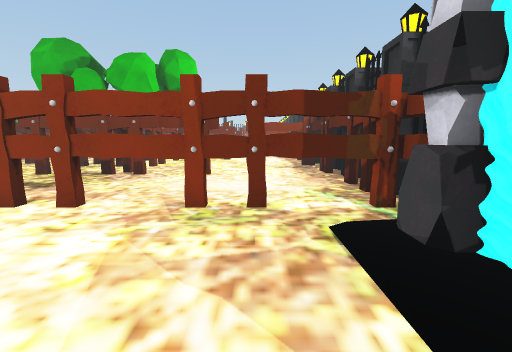
view 1 (above)

24 first-person views from a walk through a 3-D level made in the Unity game engine. The camera is 1.4 m above the floor, tilts 8° down and sees 90° across. The floor is counted in squares, 1 m on a side. Each view is taken from the middle of a square. On the plan, view 1 faces up. The plan holds only what a view shows up to about 13 squares ahead; the rest is blank. The place goes on beyond the plan. The player character is not drawn. Some surface patterns are stand-ins.

view 2
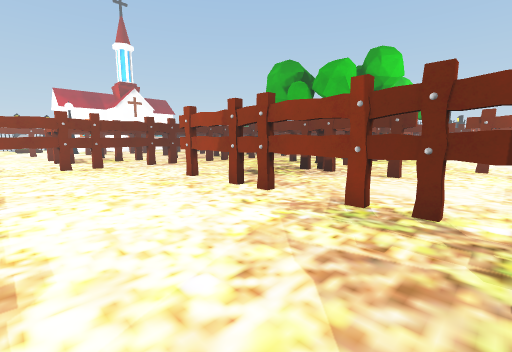

view 3
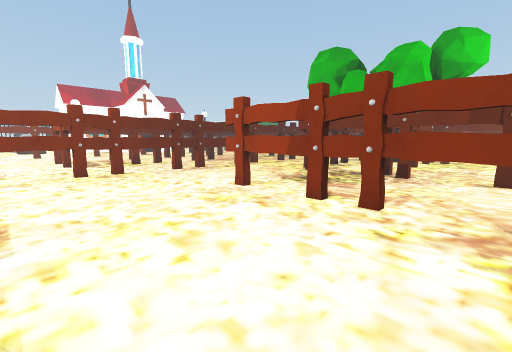

view 4
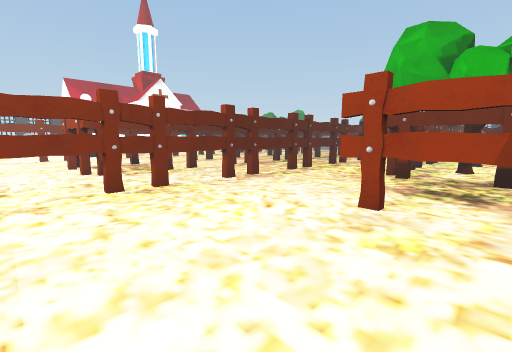

view 5
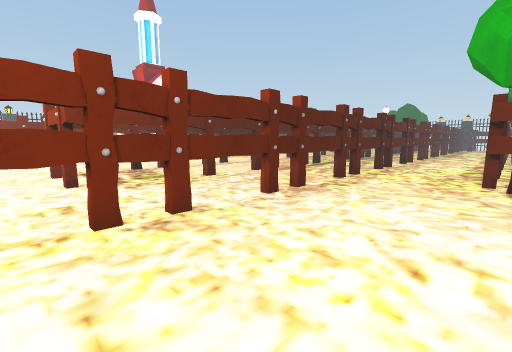

view 6
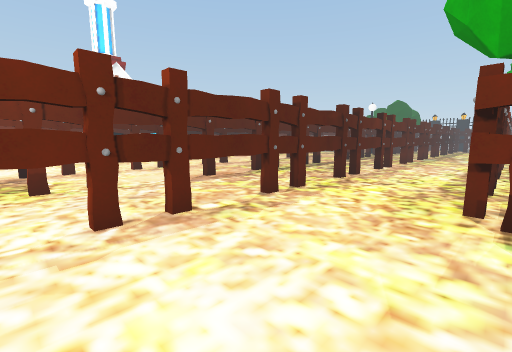

view 7
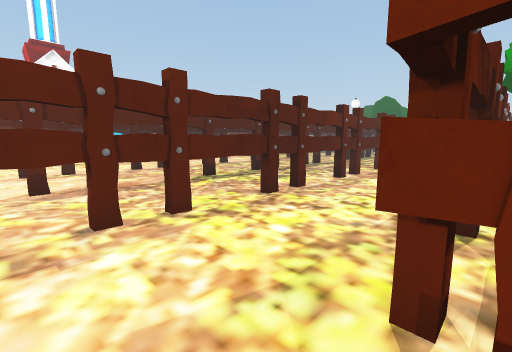

view 8
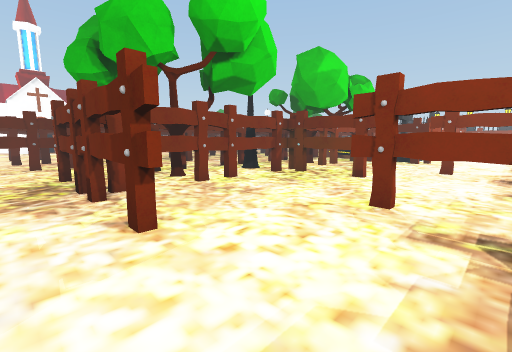

view 9
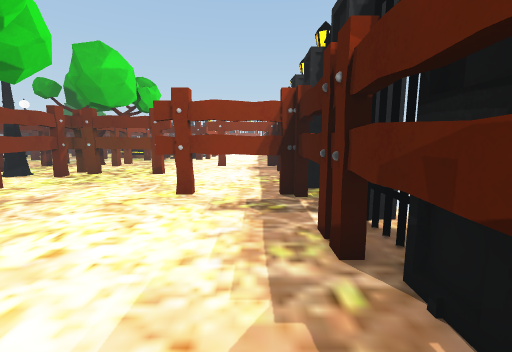

view 10
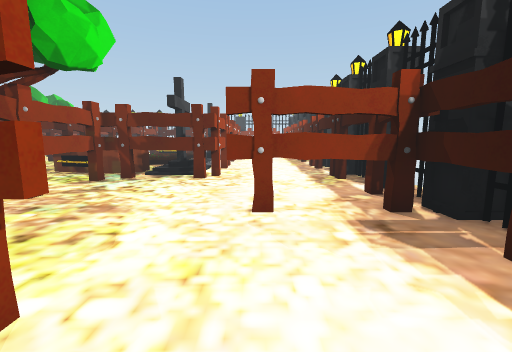

view 11
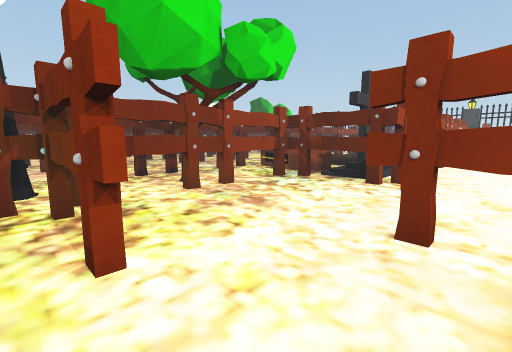

view 12
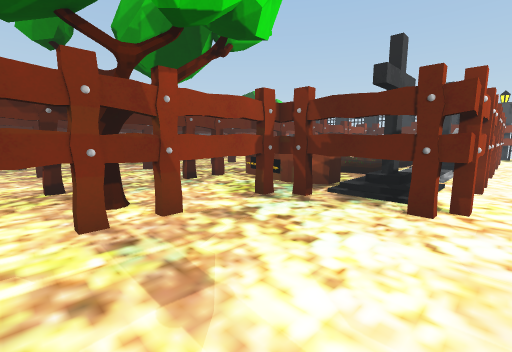

view 13
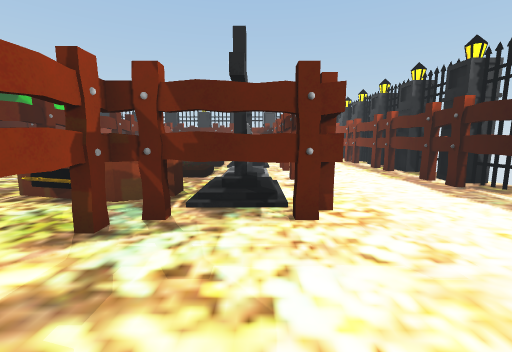

view 14
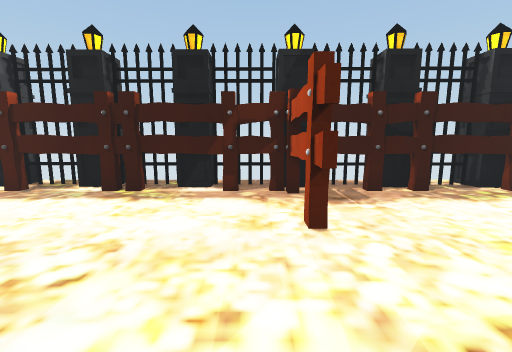

view 15
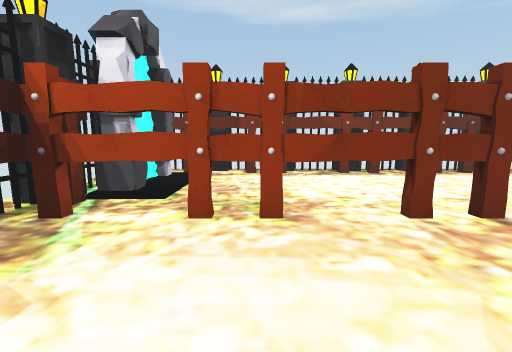

view 16
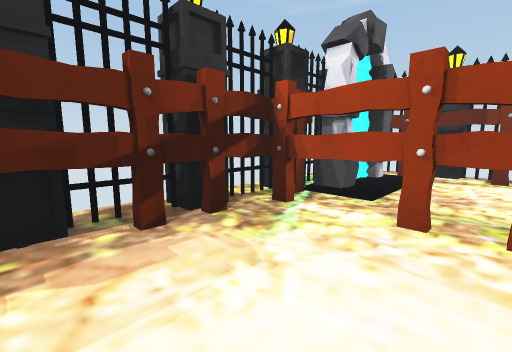

view 17
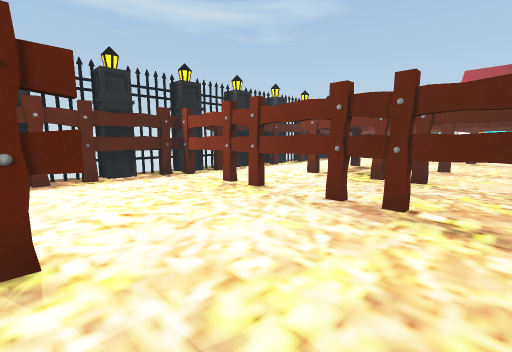

view 18
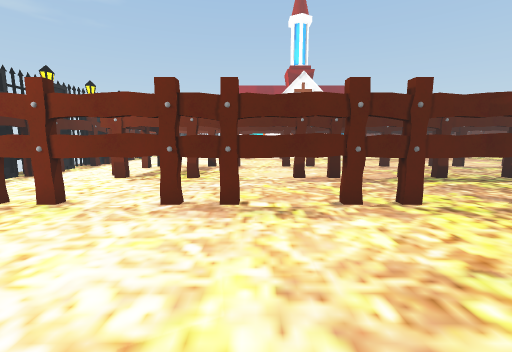

view 19
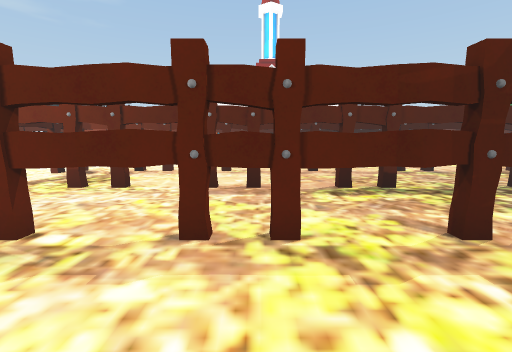

view 20
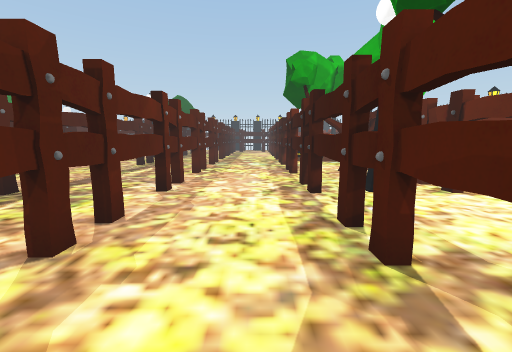

view 21
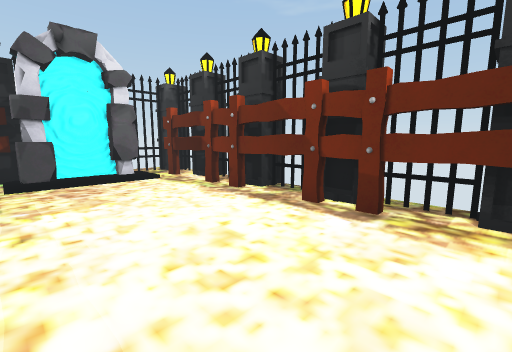

view 22
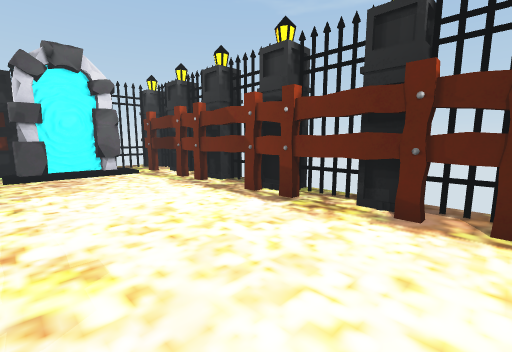

view 23
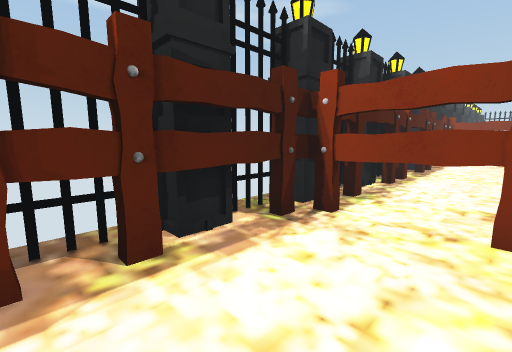

view 24
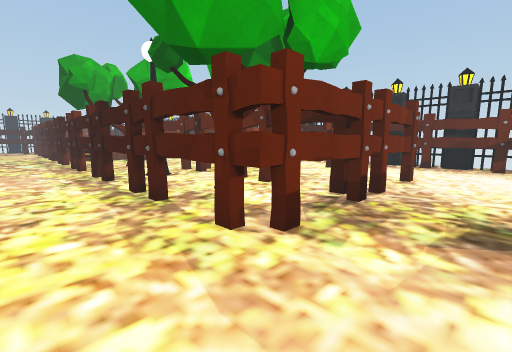

### Floor plan
Key: @ floor where view 1 was taken; # wall or solid block; x gap in a wall; . main floor; : floor 0.25 m higher than the main floor; / step, stairs or slope; T tree; H thing the floor can be seen under or through; P portal; C column; O other object.
Columns run from 26 left of view 1 to 4 right of it. Each row starts with its distance up from view 1.
 31                  x      x....#
 30                ..x      x....#
 29                ..    OxO#....#
 28                ..#OOOO  #....#
 27                ..x..#####....#
 26              ....x..x........#
 25              .... ..H........#
 24             #....#..H........#
 23       .. ...#....x.TH........#
 22       ..x........x.TH.....HHH#
 21       .  ...H....#..H........#
 20      ... ...H....#..H........#
 19      ...x...H....x..#####....#
 18      ...x........#OO#........#
 17      ... ...H....#..H........#
 16      ... ...H....#..H........#
 15      ...x...H....x..x.....HHH#
 14     x...x........HTTH........#
 13     #...#...H....H..H........#
 12   ..  .. ...H....H.. ........#
 11   ..x...x...H....HHHHHHH.....#
 10    .x...x...............H....#
  9  ...#...#...H................#
  8  ... ... ...H................#
  7  ...x...x...H................#
  6    .x...x....................#
  5   ..#...#...H.....HHHxxHHxxHH##
  4   .. ...#...H.............../##
  3    . ...#...H............../PP#
  2 .....###.................../:P#
  1 ............H............../PCC
  0  ...........H.............@/PP#
 -1     ###########################
 -2   CC

Where each view was taken, in squares from view 1:
view 1: 0 up, 0 right, facing up
view 2: 0 up, 1 right, facing up-left
view 3: 0 up, 2 left, facing up-left
view 4: 0 up, 6 left, facing up-left
view 5: 1 up, 9 left, facing up-left
view 6: 5 up, 9 left, facing up-left
view 7: 9 up, 9 left, facing up-left
view 8: 9 up, 2 right, facing up-left
view 9: 8 up, 2 right, facing up
view 10: 17 up, 0 right, facing up
view 11: 18 up, 1 right, facing up-left
view 12: 21 up, 1 left, facing up-left
view 13: 22 up, 3 left, facing up
view 14: 23 up, 4 left, facing right
view 15: 10 up, 1 left, facing down
view 16: 10 up, 1 left, facing down-right
view 17: 9 up, 8 left, facing down-left
view 18: 8 up, 8 left, facing left
view 19: 11 up, 10 left, facing left
view 20: 11 up, 11 left, facing up
view 21: 4 up, 8 left, facing down-right
view 22: 4 up, 10 left, facing down-right
view 23: 2 up, 9 left, facing down-left
view 24: 8 up, 12 left, facing up-right
